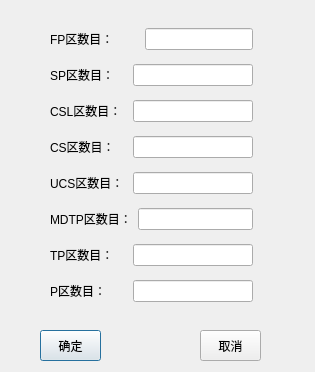
<?xml version="1.0" encoding="UTF-8"?>
<ui version="4.0">
 <class>DVRDialog</class>
 <widget class="QDialog" name="DVRDialog">
  <property name="geometry">
   <rect>
    <x>0</x>
    <y>0</y>
    <width>315</width>
    <height>372</height>
   </rect>
  </property>
  <property name="windowTitle">
   <string>DVR钉盒计数</string>
  </property>
  <widget class="QWidget" name="layoutWidget">
   <property name="geometry">
    <rect>
     <x>50</x>
     <y>20</y>
     <width>203</width>
     <height>291</height>
    </rect>
   </property>
   <layout class="QVBoxLayout" name="verticalLayout">
    <item>
     <layout class="QHBoxLayout" name="horizontalLayout">
      <item>
       <widget class="QLabel" name="labelFP">
        <property name="text">
         <string>FP区数目：</string>
        </property>
       </widget>
      </item>
      <item>
       <widget class="QLineEdit" name="lineFP">
        <property name="sizePolicy">
         <sizepolicy hsizetype="Fixed" vsizetype="Fixed">
          <horstretch>0</horstretch>
          <verstretch>0</verstretch>
         </sizepolicy>
        </property>
        <property name="minimumSize">
         <size>
          <width>40</width>
          <height>0</height>
         </size>
        </property>
        <property name="maximumSize">
         <size>
          <width>120</width>
          <height>16777215</height>
         </size>
        </property>
        <property name="readOnly">
         <bool>true</bool>
        </property>
       </widget>
      </item>
     </layout>
    </item>
    <item>
     <layout class="QHBoxLayout" name="horizontalLayout_2">
      <item>
       <widget class="QLabel" name="labelSP">
        <property name="text">
         <string>SP区数目：</string>
        </property>
       </widget>
      </item>
      <item>
       <widget class="QLineEdit" name="lineSP">
        <property name="maximumSize">
         <size>
          <width>120</width>
          <height>16777215</height>
         </size>
        </property>
        <property name="readOnly">
         <bool>true</bool>
        </property>
       </widget>
      </item>
     </layout>
    </item>
    <item>
     <layout class="QHBoxLayout" name="horizontalLayout_3">
      <item>
       <widget class="QLabel" name="labelCSL">
        <property name="text">
         <string>CSL区数目：</string>
        </property>
       </widget>
      </item>
      <item>
       <widget class="QLineEdit" name="lineCSL">
        <property name="maximumSize">
         <size>
          <width>120</width>
          <height>16777215</height>
         </size>
        </property>
        <property name="readOnly">
         <bool>true</bool>
        </property>
       </widget>
      </item>
     </layout>
    </item>
    <item>
     <layout class="QHBoxLayout" name="horizontalLayout_4">
      <item>
       <widget class="QLabel" name="labelCS">
        <property name="text">
         <string>CS区数目：</string>
        </property>
       </widget>
      </item>
      <item>
       <widget class="QLineEdit" name="lineCS">
        <property name="maximumSize">
         <size>
          <width>120</width>
          <height>16777215</height>
         </size>
        </property>
        <property name="readOnly">
         <bool>true</bool>
        </property>
       </widget>
      </item>
     </layout>
    </item>
    <item>
     <layout class="QHBoxLayout" name="horizontalLayout_5">
      <item>
       <widget class="QLabel" name="labelUCS">
        <property name="text">
         <string>UCS区数目：</string>
        </property>
       </widget>
      </item>
      <item>
       <widget class="QLineEdit" name="lineUCS">
        <property name="maximumSize">
         <size>
          <width>120</width>
          <height>16777215</height>
         </size>
        </property>
        <property name="readOnly">
         <bool>true</bool>
        </property>
       </widget>
      </item>
     </layout>
    </item>
    <item>
     <layout class="QHBoxLayout" name="horizontalLayout_6">
      <item>
       <widget class="QLabel" name="labelMDTP">
        <property name="text">
         <string>MDTP区数目：</string>
        </property>
       </widget>
      </item>
      <item>
       <widget class="QLineEdit" name="lineMDTP">
        <property name="maximumSize">
         <size>
          <width>120</width>
          <height>16777215</height>
         </size>
        </property>
        <property name="readOnly">
         <bool>true</bool>
        </property>
       </widget>
      </item>
     </layout>
    </item>
    <item>
     <layout class="QHBoxLayout" name="horizontalLayout_7">
      <item>
       <widget class="QLabel" name="labelTP">
        <property name="text">
         <string>TP区数目：</string>
        </property>
       </widget>
      </item>
      <item>
       <widget class="QLineEdit" name="lineTP">
        <property name="maximumSize">
         <size>
          <width>120</width>
          <height>16777215</height>
         </size>
        </property>
        <property name="readOnly">
         <bool>true</bool>
        </property>
       </widget>
      </item>
     </layout>
    </item>
    <item>
     <layout class="QHBoxLayout" name="horizontalLayout_8">
      <item>
       <widget class="QLabel" name="labelP">
        <property name="text">
         <string>P区数目：</string>
        </property>
       </widget>
      </item>
      <item>
       <widget class="QLineEdit" name="lineP">
        <property name="maximumSize">
         <size>
          <width>120</width>
          <height>16777215</height>
         </size>
        </property>
        <property name="readOnly">
         <bool>true</bool>
        </property>
       </widget>
      </item>
     </layout>
    </item>
   </layout>
  </widget>
  <widget class="QPushButton" name="buttonOK">
   <property name="geometry">
    <rect>
     <x>40</x>
     <y>330</y>
     <width>61</width>
     <height>31</height>
    </rect>
   </property>
   <property name="text">
    <string>确定</string>
   </property>
  </widget>
  <widget class="QPushButton" name="buttonCancel">
   <property name="geometry">
    <rect>
     <x>200</x>
     <y>330</y>
     <width>61</width>
     <height>31</height>
    </rect>
   </property>
   <property name="text">
    <string>取消</string>
   </property>
  </widget>
 </widget>
 <resources/>
 <connections>
  <connection>
   <sender>buttonOK</sender>
   <signal>clicked()</signal>
   <receiver>DVRDialog</receiver>
   <slot>accept()</slot>
   <hints>
    <hint type="sourcelabel">
     <x>70</x>
     <y>345</y>
    </hint>
    <hint type="destinationlabel">
     <x>157</x>
     <y>185</y>
    </hint>
   </hints>
  </connection>
  <connection>
   <sender>buttonCancel</sender>
   <signal>clicked()</signal>
   <receiver>DVRDialog</receiver>
   <slot>reject()</slot>
   <hints>
    <hint type="sourcelabel">
     <x>230</x>
     <y>345</y>
    </hint>
    <hint type="destinationlabel">
     <x>157</x>
     <y>185</y>
    </hint>
   </hints>
  </connection>
 </connections>
</ui>
